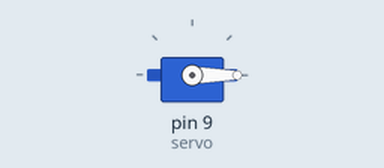
A sketch run on a simulated Arduino Uno, built with avr-gcc and run on an emulated ATmega328P. Parts: servo.

Above: at 0.1 s.
At 5.1 s:
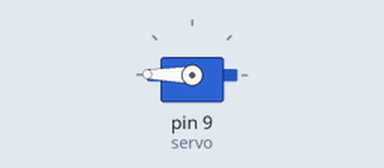
Timing chart, 0 to 6.6 s (numbered marks = the images above):
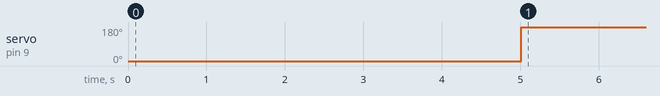

The sketch:

servo_test.ino
```cpp
// Lets test the servo
#include <Servo.h>

#define DEFAULT_PULSE_WIDTH 0

Servo servo;

void setup() {
  // put your setup code here, to run once:
  Serial.begin(9600);
  servo.attach(9);
  servo.write(0);
  delay(5000);
  servo.write(180);

  // put your main code here, to run repeatedly:
  for(int i = 0; i<180; i++){
    servo.write(i);
  }
}

void loop() {


}
```

Measured:
- by itself, servo on pin 9 (servo): 0° → 179° at 5.0 s
